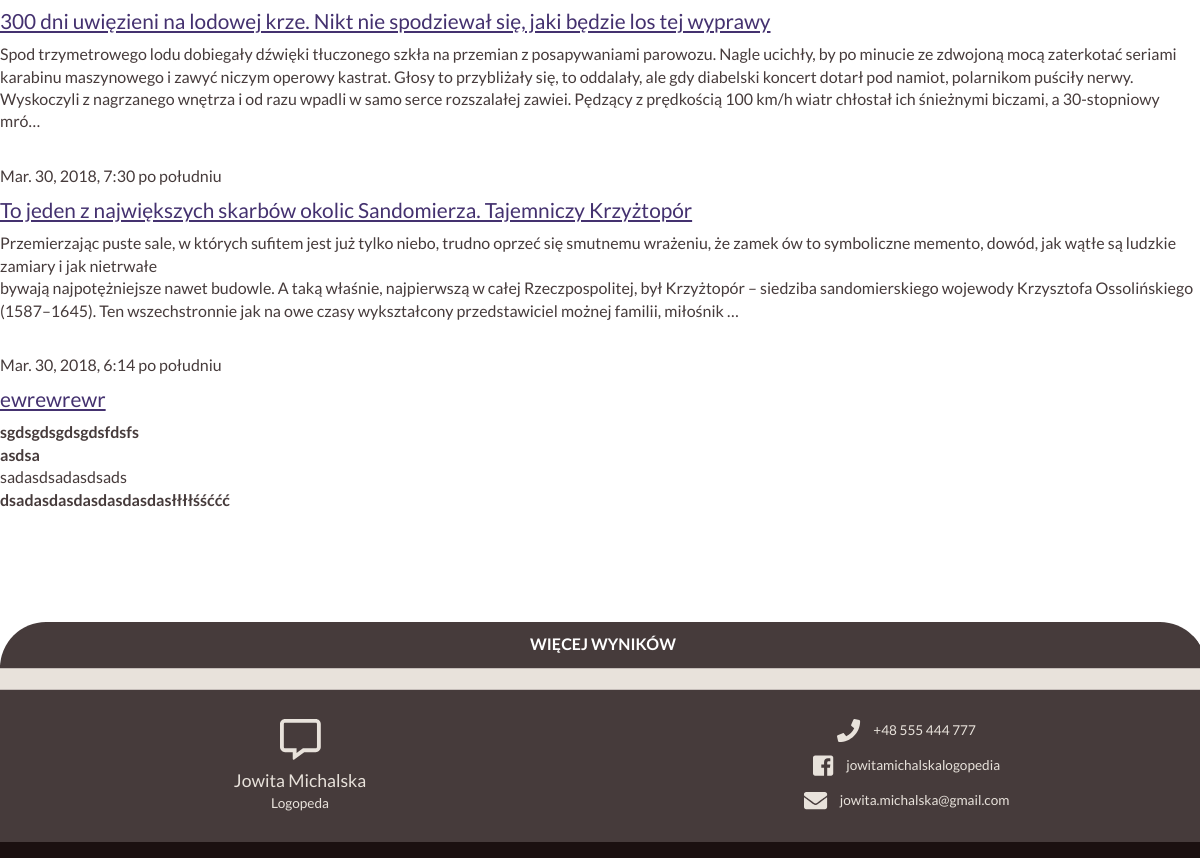
Page /?page=2 (lower part) on the earlier database version.
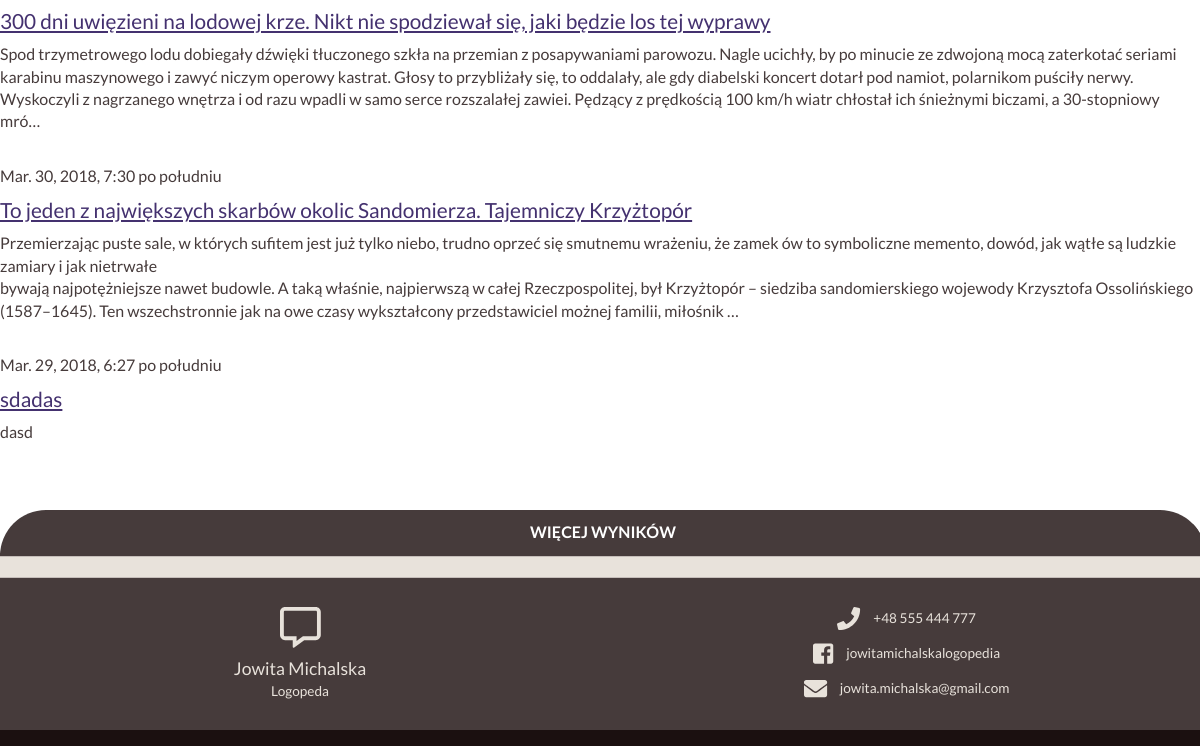
Same page on the later database version.
### posts/models.py (models this page shows, shortened)
class Post(models.Model):
	title = models.CharField(max_length=300)
	slug = models.SlugField(unique=True)
	content = models.TextField()
	updated = models.DateTimeField(auto_now=True, auto_now_add=False)
	timestamp = models.DateTimeField(auto_now=False, auto_now_add=True)
	def get_absolute_url(self):
		return reverse("posts:detail", kwargs={"slug": self.slug})
	class Meta:
		ordering = ["-timestamp", "-updated"]

### posts/views.py (the view)
# urls.py: url(r'^$', index, name="list"),
def index(request):
	queryset_list = Post.objects.all()
	query = request.GET.get("q")
	if query:
		queryset_list = queryset_list.filter(
						Q(title__icontains=query) |
						Q(content__icontains=query)
						).distinct()
	page_template = 'post_list.html'
	template = 'index.html'
	context = {
	        'object_list': queryset_list,
	        'page_template': page_template,
	    }
	if request.is_ajax():
	    template = page_template
	return render(request, template, context)

### static/el_pagination/paginators.py (called while the page is built)
    def get_current_per_page(self, number):
        return self.first_page if number == 1 else self.per_page

    def page(self, number):
        number = self.validate_number(number)
        if number == 1:
            bottom = 0
        else:
            bottom = ((number - 2) * self.per_page + self.first_page)
        top = bottom + self.get_current_per_page(number)
        if top + self.orphans >= self.count:
            top = self.count
        return CustomPage(self.object_list[bottom:top], number, self)

    def _get_num_pages(self):
        if self._num_pages is None:
            if self.count == 0 and not self.allow_empty_first_page:
                self._num_pages = 0
            else:
                hits = max(0, self.count - self.orphans - self.first_page)
                try:
                    self._num_pages = int(ceil(hits / float(self.per_page))) + 1
                except ZeroDivisionError:
                    self._num_pages = 0  # fallback to a safe value
        return self._num_pages

### templates/index.html (shortened to what this page needs)
{% extends "base.html" %}
{% load staticfiles %}
{% block content %}
<div class="wrapper">
<section class="articles" id="artykuly">
	<div class="container-3">
{% load el_pagination_tags %}
{% include page_template %}
		</div>
</section>
{% endblock content %}

### templates/post_list.html (shortened to what this page needs)
{% load el_pagination_tags %}
	{% for obj in object_list %}
		<div class="article">
			<h5>{{ obj.timestamp }}</h5>
			<div class="art-title"><a href="{{ obj.get_absolute_url }}">{{ obj.title }} </a></div>
			<p>{{ obj.content|safe|truncatechars_html:500 }}</p>
		</div>
	{% endfor %}
	{% show_more "Więcej wyników" "ładowanie" %}

Differences in the rows shown:
removed Post: timestamp "Mar. 30, 2018, 6:14 po południu", title "ewrewrewr", content "sgdsgdsgdsgdsfdsfs asdsa sadasdsadasdsads dsadasdasdasdasdasdasłłłłśśććć"
now on this page (row unchanged): Post: timestamp "Mar. 29, 2018, 6:27 po południu", title "sdadas", content "dasd"
